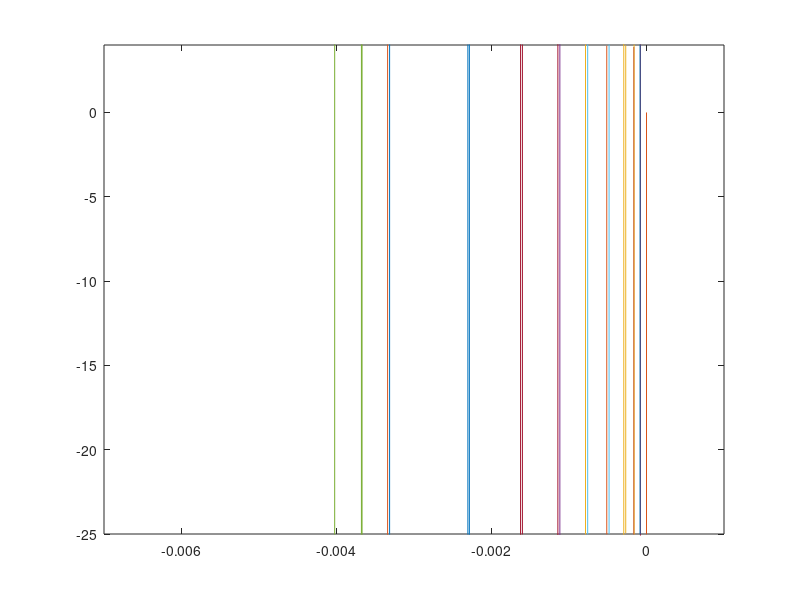

The MATLAB source for this figure:
function [] = UniaxialConcrete()

global fc;    % concrete compression strength           : mp(1)
global epsc0; % strain at compression strength          : mp(2)
global fcu;   % stress at ultimate (crushing) strain    : mp(3)
global epscu; % ultimate (crushing) strain              : mp(4)
global rat;   % ratio between unloading slope at epscu and original slope : mp(5)
global ft;    % concrete tensile strength               : mp(6)
global Ets;   % tension stiffening slope                : mp(7)

fc = -24e6;    % concrete compression strength           : mp(1)
epsc0 = -0.002; % strain at compression strength          : mp(2)
fcu = -4.0e6;   % stress at ultimate (crushing) strain    : mp(3)
epscu = -0.005; % ultimate (crushing) strain              : mp(4)
rat = 0.1;   % ratio between unloading slope at epscu and original slope : mp(5)
ft = 4e6;    % concrete tensile strength               : mp(6)
Ets = 20000;   % tension stiffening slope                : mp(7)

% hstvP : Concerete HISTORY VARIABLES last committed step
global ecminP;  %  hstP(1)
global deptP;   %  hstP(2)
global epsP;    %  = strain at previous converged step
global sigP;    %  = stress at previous converged step
global eP;      %   stiffness modulus at last converged step;

% hstv : Concerete HISTORY VARIABLES  current step
global ecmin;
global dept;
global sig;
global e;
global eps;

load("matlab.mat")

% init
ecminP = 0.0;
deptP = 0.0;

eP = 2.0*fc / epsc0;
epsP = 0.0;
sigP = 0.0;
eps = 0.0;
sig = 0.0;
e = 2.0*fc / epsc0;

strainP = 0;
stressP = 0;

for strain = strainVec'
    setTrialStrain(strain);
    commitState();
    axis([-7e-3, 1e-3, -25, 4]);
    plot([strainP, strain], [stressP, sig], '-')
    hold on;
    pause(0.05);
    strainP = strain;
    stressP = sig;
end

end

function [] = setTrialStrain(trialStrain)

global fc;    % concrete compression strength           : mp(1)
global epsc0; % strain at compression strength          : mp(2)
global fcu;   % stress at ultimate (crushing) strain    : mp(3)
global epscu; % ultimate (crushing) strain              : mp(4)
global rat;   % ratio between unloading slope at epscu and original slope : mp(5)
global ft;    % concrete tensile strength               : mp(6)
global Ets;   % tension stiffening slope                : mp(7)

% hstvP : Concerete HISTORY VARIABLES last committed step
global ecminP;  %  hstP(1)
global deptP;   %  hstP(2)
global epsP;    %  = strain at previous converged step
global sigP;    %  = stress at previous converged step

% hstv : Concerete HISTORY VARIABLES  current step
global ecmin;
global dept;
global sig;
global e;
global eps;

ec0 = fc * 2. / epsc0;

% retrieve concrete hitory variables

ecmin = ecminP;
dept = deptP;

% calculate current strain

eps = trialStrain;
deps = eps - epsP;

if abs(deps) < 1e-15
    return;
end

% if the current strain is less than the smallest previous strain
% call the monotonic envelope in compression and reset minimum strain

if (eps < ecmin)
    [sig, e] = Compr_Envlp(eps);
    ecmin = eps;
else
    
    % else, if the current strain is between the minimum strain and ept
    % (which corresponds to zero stress) the material is in the unloading-
    % reloading branch and the stress remains between sigmin and sigmax
    
    % calculate strain-stress coordinates of point R that determines
    % the reloading slope according to Fig.2.11 in EERC Report
    % (corresponding equations are 2.31 and 2.32
    % the strain of point R is epsR and the stress is sigmR
    
    epsr = (fcu - rat * ec0 * epscu) / (ec0 * (1.0 - rat));
    sigmr = ec0 * epsr;
    
    % calculate the previous minimum stress sigmm from the minimum
    % previous strain ecmin and the monotonic envelope in compression
    
    sigmm = 0;
    dumy = 0;
    
    [sigmm, dumy] = Compr_Envlp(ecmin);
    
    % calculate current reloading slope Er (Eq. 2.35 in EERC Report)
    % calculate the intersection of the current reloading slope Er
    % with the zero stress axis (variable ept) (Eq. 2.36 in EERC Report)
    
    er = (sigmm - sigmr) / (ecmin - epsr);
    ept = ecmin - sigmm / er;
    
    if eps <= ept
        sigmin = sigmm + er * (eps - ecmin);
        sigmax = er * 0.5 * (eps - ept);
        sig = sigP + ec0 * deps;
        e = ec0;
        if sig <= sigmin
            sig = sigmin;
            e = er;
        end
        if sig >= sigmax
            sig = sigmax;
            e = 0.5 * er;
        end
    else
        % else, if the current strain is between ept and epn
        % (which corresponds to maximum remaining tensile strength)
        % the response corresponds to the reloading branch in tension
        % Since it is not saved, calculate the maximum remaining tensile
        % strength sicn (Eq. 2.43 in EERC Report)
        
        % calculate first the strain at the peak of the tensile stress-strain
        % relation epn (Eq. 2.42 in EERC Report)
        
        epn = ept + dept;
        sicn = 0;
        if (eps <= epn)
            [sicn, e] = Tens_Envlp(dept);
            if dept ~= 0.0
                e = sicn / dept;
            else
                e = ec0;
            end
            sig = e * (eps - ept);
        else
            % else, if the current strain is larger than epn the response
            % corresponds to the tensile envelope curve shifted by ept
            epstmp = eps - ept;
            [sicn, e] = Tens_Envlp(epstmp);
            dept = eps - ept;
        end
    end
end

end

function [sigc, Ect] = Tens_Envlp(epsc)

global fc;    % concrete compression strength           : mp(1)
global epsc0; % strain at compression strength          : mp(2)
global ft;    % concrete tensile strength               : mp(6)
global Ets;   % tension stiffening slope                : mp(7)

Ec0 = 2.0*fc / epsc0;
eps0 = ft / Ec0;
epsu = ft*(1.0 / Ets + 1.0 / Ec0);

if (epsc <= eps0)
    sigc = epsc*Ec0;
    Ect = Ec0;
else
    if (epsc <= epsu)
        Ect = - Ets;
        sigc = ft - Ets*(epsc - eps0);
    else
        %      Ect  = 0.0
        Ect = 1.0e-15;
        sigc = 0.0;
    end
end

end

function [sigc, Ect] = Compr_Envlp(epsc)

global fc;    % concrete compression strength           : mp(1)
global epsc0; % strain at compression strength          : mp(2)
global fcu;   % stress at ultimate (crushing) strain    : mp(3)
global epscu; % ultimate (crushing) strain              : mp(4)

Ec0 = 2.0*fc / epsc0;
ratLocal = epsc / epsc0;

if (epsc >= epsc0)
    sigc = fc*ratLocal*(2.0 - ratLocal);
    Ect = Ec0*(1.0 - ratLocal);
else
    %   linear descending branch between epsc0 and epscu
    if (epsc > epscu)
        sigc = (fcu - fc)*(epsc - epsc0) / (epscu - epsc0) + fc;
        Ect = (fcu - fc) / (epscu - epsc0);
    else
        % flat friction branch for strains larger than epscu
        sigc = fcu;
        Ect = 1.0e-10;
    end
end

end

function [] = commitState()

global ecminP;  %  hstP(1)
global deptP;   %  hstP(2)
global epsP;    %  = strain at previous converged step
global sigP;    %  = stress at previous converged step
global eP;      %   stiffness modulus at last converged step;

global ecmin;
global dept;
global sig;
global e;
global eps;

ecminP = ecmin;
deptP = dept;

eP = e;
sigP = sig;
epsP = eps;

end